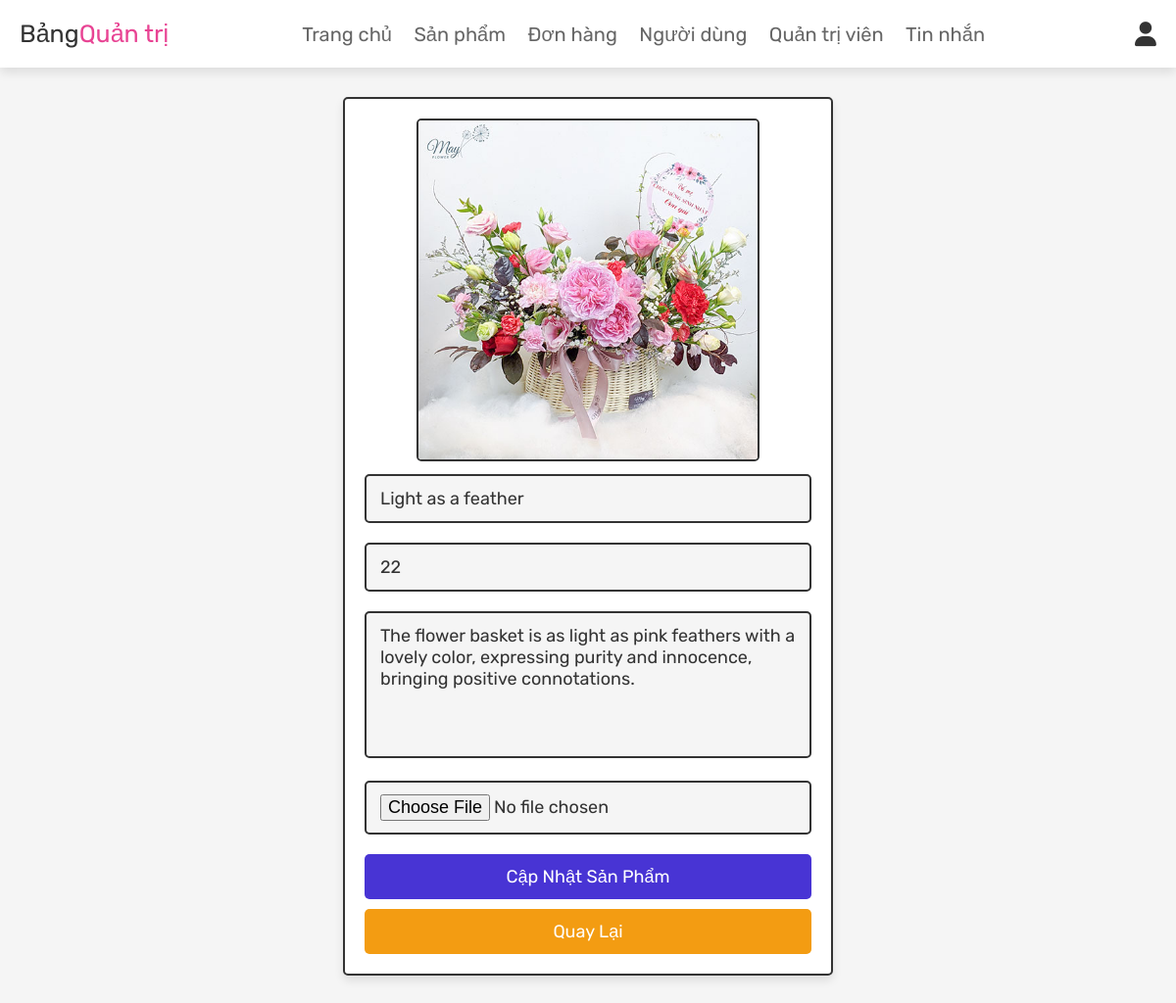
The app's page /admin_update_product.php?update=22 (signed in) with its own data.
### tables this page shows
CREATE TABLE `products` (
  `id` int(100) NOT NULL,
  `name` varchar(100) NOT NULL,
  `details` varchar(500) NOT NULL,
  `price` int(100) NOT NULL,
  `image` varchar(100) NOT NULL
);

### admin_update_product.php (the view, shortened to what this page needs)
<?php
@include 'config.php';
?>
<!DOCTYPE html>
<html lang="vi">
<head>
   <link rel="stylesheet" href="https://cdnjs.cloudflare.com/ajax/libs/font-awesome/6.0.0/css/all.min.css">
   <link rel="stylesheet" href="css/admin_style.css">
</head>
<body>
<?php @include 'admin_header.php'; ?>
<section class="update-product">
<?php
   $update_id = $_GET['update'];
   $select_products = mysqli_query($conn, "SELECT * FROM `products` WHERE id = '$update_id'") or die('query failed');
   if (mysqli_num_rows($select_products) > 0) {
      while ($fetch_products = mysqli_fetch_assoc($select_products)) {
?>
<form action="" method="post" enctype="multipart/form-data">
   <img src="uploaded_img/<?php echo $fetch_products['image']; ?>" class="image"  alt="">
   <input type="text" class="box" value="<?php echo $fetch_products['name']; ?>" required placeholder="Cập nhật tên sản phẩm" name="name">
   <input type="number" min="0" class="box" value="<?php echo $fetch_products['price']; ?>" required placeholder="Cập nhật giá sản phẩm" name="price">
   <textarea name="details" class="box" required placeholder="Cập nhật chi tiết sản phẩm" cols="30" rows="10"><?php echo $fetch_products['details']; ?></textarea>
   <input type="file" accept="image/jpg, image/jpeg, image/png" class="box" name="image">
   <input type="submit" value="Cập nhật sản phẩm" name="update_product" class="btn">
   <a href="admin_products.php" class="option-btn">Quay lại</a>
</form>
<?php
      }
   } else {
      echo '<p class="empty">Chưa chọn sản phẩm để cập nhật</p>';
   }
?>
</section>
</body>
</html>

### css/admin_style.css (style rules this page uses)
:root { --pink:#e84393; --red:#c0392b; --orange:#f39c12; --black:#333; --white:#fff; --light-color:#666; --light-white:#ccc; --light-bg:#f5f5f5; --border:.2rem solid var(--black); --box-shadow:0 .5rem 1rem rgba(0,0,0,.1); }
* { font-family: 'Rubik', sans-serif; margin:0; padding:0; box-sizing: border-box; outline: none; border:none; text-decoration: none; transition:all .2s linear; }
html { font-size: 62.5%; overflow-x: hidden; scroll-behavior: smooth; scroll-padding-top: 6.5rem; }
body { background: var(--light-bg); }
section { padding:3rem 2rem; }
.btn, .delete-btn, .option-btn { display: inline-block; border-radius: .5rem; margin-top: 1rem; font-size: 1.8rem; color:var(--white); cursor: pointer; padding:1rem 3rem; text-transform: capitalize; }
.btn { background-color: var(--pink); }
.option-btn { background-color: var(--orange); }
.update-product form { max-width: 50rem; border-radius: .5rem; background-color: var(--white); border:var(--border); padding:2rem; text-align: center; margin:0 auto; box-shadow: var(--box-shadow); }
.update-product form .box { width: 100%; margin:1rem 0; font-size: 1.8rem; color:var(--black); border-radius: .5rem; background-color: var(--light-bg); padding:1.2rem 1.4rem; border:var(--border); }
.update-product form textarea { height: 15rem; resize: none; }
.update-product .image { height: 35rem; border:var(--border); border-radius: .5rem; }
.btn, .delete-btn, .option-btn { display: block; margin-top: 1rem; border-radius: .5rem; cursor: pointer; width: 100%; font-size: 1.8rem; color:var(--white); padding:1.2rem 3rem; text-transform: capitalize; text-align: center; }
.btn { background-color: #4834d4; }

### records on screen
products: image (picture), name "Light as a feather", price "22", details "The flower basket is as light as pink feathers with a lovely color, expressing purity and innocence, bringing positive connotations."
